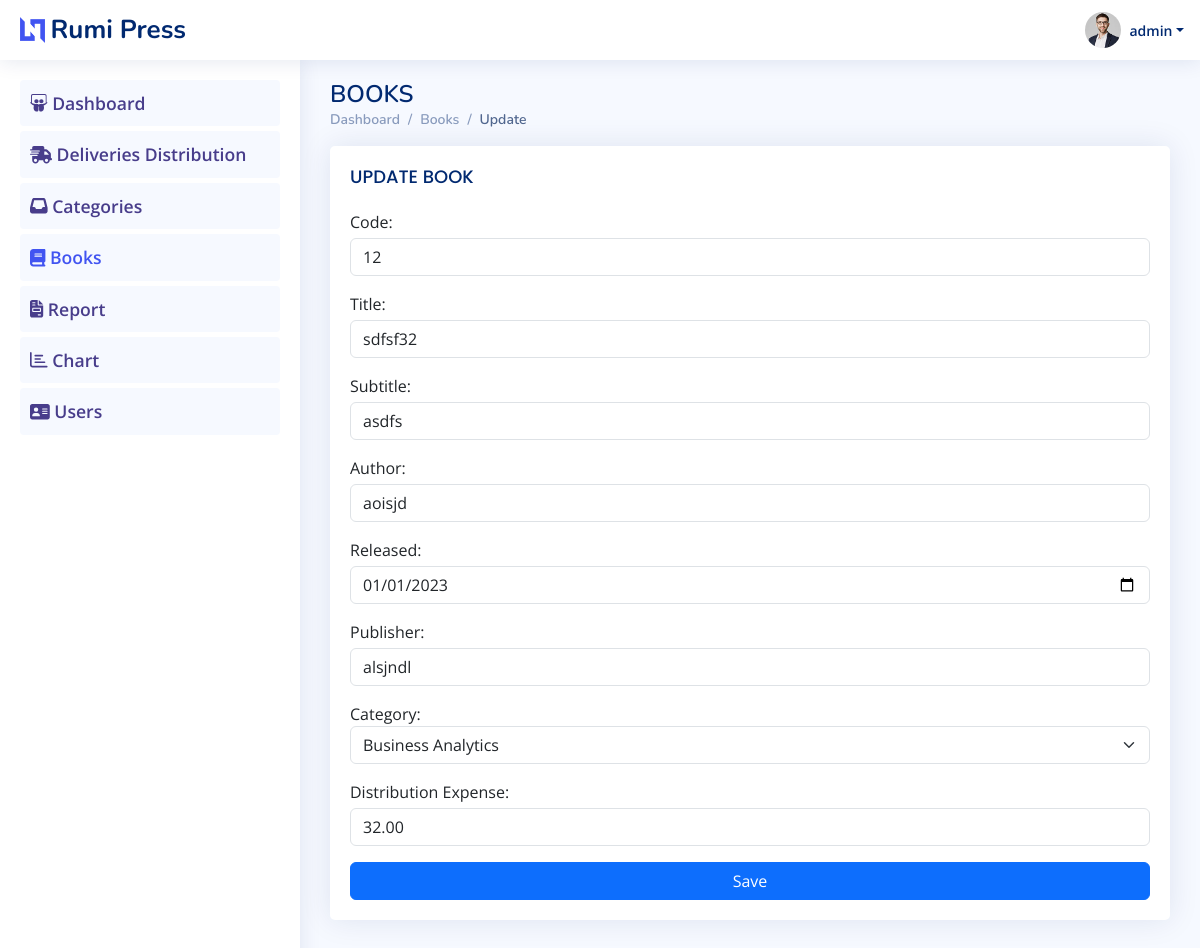
/books/1/update/ (signed in), run on an earlier commit of the app's database.
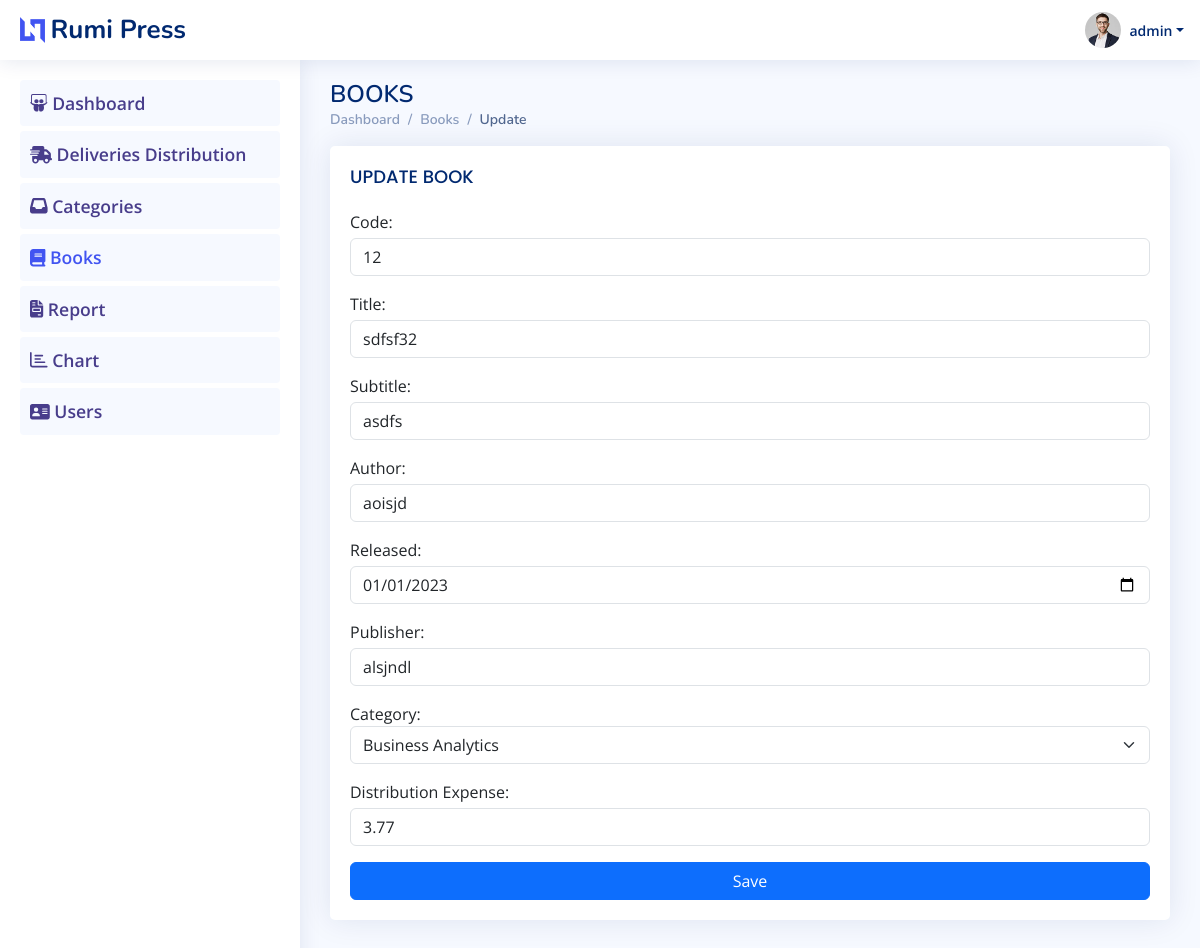
And on a later commit of the database.
### tracker/models.py (models this page shows)
class Books(models.Model):
    book_code=models.IntegerField()
    title=models.CharField(max_length=255)
    subtitle=models.CharField(max_length=255, null=True)
    author=models.CharField(max_length=255)
    publishing_date=models.DateField()
    publisher=models.CharField(max_length=255)
    category=models.ForeignKey(Categories, on_delete=models.CASCADE)
    user=models.ForeignKey(User, on_delete=models.CASCADE, related_name='user_reg')
    date=models.DateField(auto_now=True)
    distribution_expense=models.DecimalField(max_digits=6, decimal_places=2)
    active=models.BooleanField(default=True)

### tracker/views.py (the view, shortened to what this page needs)
# urls.py: path('books/<int:pk>/update/', views.update_book, name='update_book'),
@login_required
def update_book(request, pk):
    books=Books.objects.filter(pk=pk, active=True).all().values()
    if request.method=='GET':
        return render(request, 'books/books_update.html',{'books':books,'categories':categories})

### templates/books/books_update.html (shortened to what the changed rows need)
{% extends 'base.html'%}
{% block content %}
<main id="main" class="main">
    <div class="pagetitle">
      <h1>BOOKS</h1>
    </div>
    <section class="section">
    <div class="row">
        <div class="col-lg-12">
          <div class="card">
            <div class="card-body">
                <form method="post">
                    {%if form %}
                    <div class="mb-3">
                        <label for="code">Code:</label>
                        <input type="number" step="1" name="code" id="code" value='{{form.code}}' class="form-control mt-1" placeholder="Code No" onkeypress='return validateKeypress(/[ 0-9]/g)' required>
                    </div>
                    <div class="mb-3">
                        <label for="title">Title:</label>
                        <input type="search" name="title" id="title" value='{{form.title}}' class="form-control mt-1" placeholder="Title" onkeypress='return validateKeypress(/[ a-zA-Z0-9ñÑáéíóúÁÉÍÓÚüÜ.!()+=&-]/g)' required>
                    </div>
                    <div class="mb-3">
                        <label for="subtitle">Subtitle:</label>
                        <input type="search" name="subtitle" id="subtitle" value='{{form.subtitle}}' class="form-control mt-1" placeholder="Subtitle" onkeypress='return validateKeypress(/[ a-zA-Z0-9ñÑáéíóúÁÉÍÓÚüÜ.!()+=&-]/g)' required>
                    </div>
                    <div class="mb-3">
                        <label for="author">Author:</label>
                        <input type="search" name="author" id="author" value='{{form.author}}' class="form-control mt-1" placeholder="Author" onkeypress='return validateKeypress(/[ a-zA-Z0-9ñÑáéíóúÁÉÍÓÚüÜ.!()+=&-]/g)' required>
                    </div>
                    <div class="mb-3">
                        <label for="released">Released:</label>
                        <input type="date" name="released" id="released" value='{{form.released}}' class="form-control mt-1" required>
                    </div>
                    <div class="mb-3">
                        <label for="publisher">Publisher:</label>
                        <input type="search" name="publisher" id="publisher" value='{{form.publisher}}' class="form-control mt-1" placeholder="Publisher" onkeypress='return validateKeypress(/[ a-zA-Z0-9ñÑáéíóúÁÉÍÓÚüÜ.!()+=&-]/g)' required>
                    </div>
                    <div class="mb-3">
                        <label for="">Category:</label>
                        <select name="category" id="category" class="form-select" required>
                            <option value="">-- SELECT CATEGORY --</option>
                            {% for category in categories %}
                                <option value="{{category.id}}"
                                {% if category.id|slugify == form.category|slugify %} selected {% endif %}>
                                    {{category.category}}
                                </option>
                            {% endfor %}
                        </select>
                    </div>
                    <div class="mb-3">
                        <label for="expense">Distribution Expense:</label>
                        <input type="number" name="expense" id="expense" value='{{form.expense}}' class="form-control mt-1" placeholder="Distribution Expense" onkeypress='return validateKeypress(/[ 0-9.]/g)' required>
                    </div>
                    {% else %}
                        {% for book in books %}
                            <div class="mb-3">
                                <label for="code">Code:</label>
                                <input type="number" step="1" name="code" id="code" value='{{book.book_code}}' class="form-control mt-1" placeholder="Code No" onkeypress='return validateKeypress(/[ 0-9]/g)' required>
                            </div>
                            <div class="mb-3">
                                <label for="title">Title:</label>
                                <input type="search" name="title" id="title" value='{{book.title}}' class="form-control mt-1" placeholder="Title" onkeypress='return validateKeypress(/[ a-zA-Z0-9ñÑáéíóúÁÉÍÓÚüÜ.!()+=&-]/g)' required>
                            </div>
                            <div class="mb-3">
                                <label for="subtitle">Subtitle:</label>
                                <input type="search" name="subtitle" id="subtitle" value='{{book.subtitle}}' class="form-control mt-1" placeholder="Subtitle" onkeypress='return validateKeypress(/[ a-zA-Z0-9ñÑáéíóúÁÉÍÓÚüÜ.!()+=&-]/g)' required>
                            </div>
                            <div class="mb-3">
                                <label for="author">Author:</label>
                                <input type="search" name="author" id="author" value='{{book.author}}' class="form-control mt-1" placeholder="Author" onkeypress='return validateKeypress(/[ a-zA-Z0-9ñÑáéíóúÁÉÍÓÚüÜ.!()+=&-]/g)' required>
                            </div>
                            <div class="mb-3">
                                <label for="released">Released:</label>
                                <input type="date" name="released" id="released" value="{{book.publishing_date | date:'Y-m-d'}}" class="form-control mt-1" required>
                            </div>
                            <div class="mb-3">
                                <label for="publisher">Publisher:</label>
                                <input type="search" name="publisher" id="publisher" value='{{book.publisher}}' class="form-control mt-1" placeholder="Publisher" onkeypress='return validateKeypress(/[ a-zA-Z0-9ñÑáéíóúÁÉÍÓÚüÜ.!()+=&-]/g)' required>
                            </div>
                            <div class="mb-3">
                                <label for="">Category:</label>
                                <select name="category" id="category" class="form-select" required>
                                    {% for category in categories %}
                                        <option value="{{category.id}}"
                                        {% if category.id|slugify == book.category_id|slugify %} selected {% endif %}>
                                            {{category.category}}
                                        </option>
                                    {% endfor %}
                                </select>
                            </div>
                            <div class="mb-3">
                                <label for="expense">Distribution Expense:</label>
                                <input type="number" step="any" name="expense" id="expense" value='{{book.distribution_expense}}' class="form-control mt-1" placeholder="Distribution Expense" onkeypress='return validateKeypress(/[ 0-9.]/g)' required>
                            </div>
                            <button class="btn btn-primary col-12">Save</button>
                        {% endfor %}
                    {% endif %}
                </form>
            </div>
          </div>
        </div>
    </div>
</main>
{% endblock %}

What changed in the data, as far as the page shows it:
changed Books "sdfsf32": expense "32.00" → "3.77"
